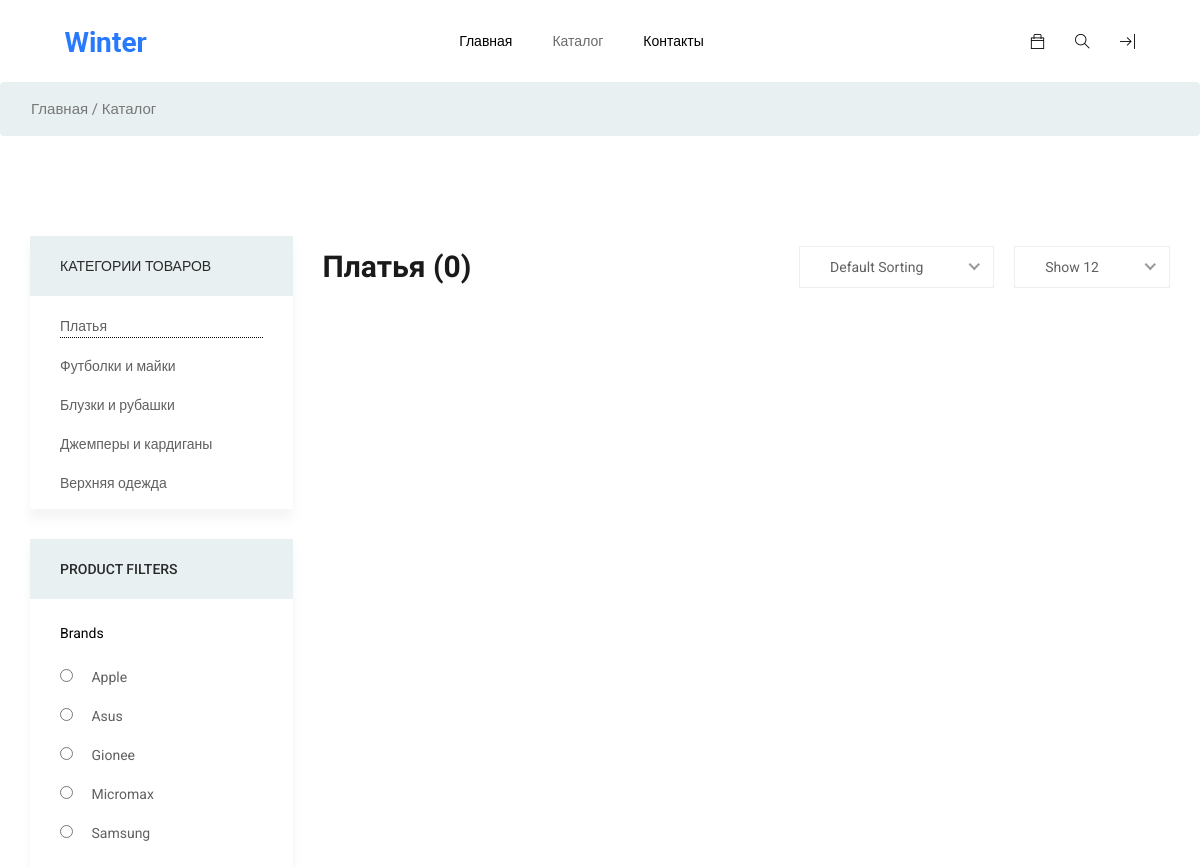
Page /shop/category/1 (upper part) on the earlier database version.
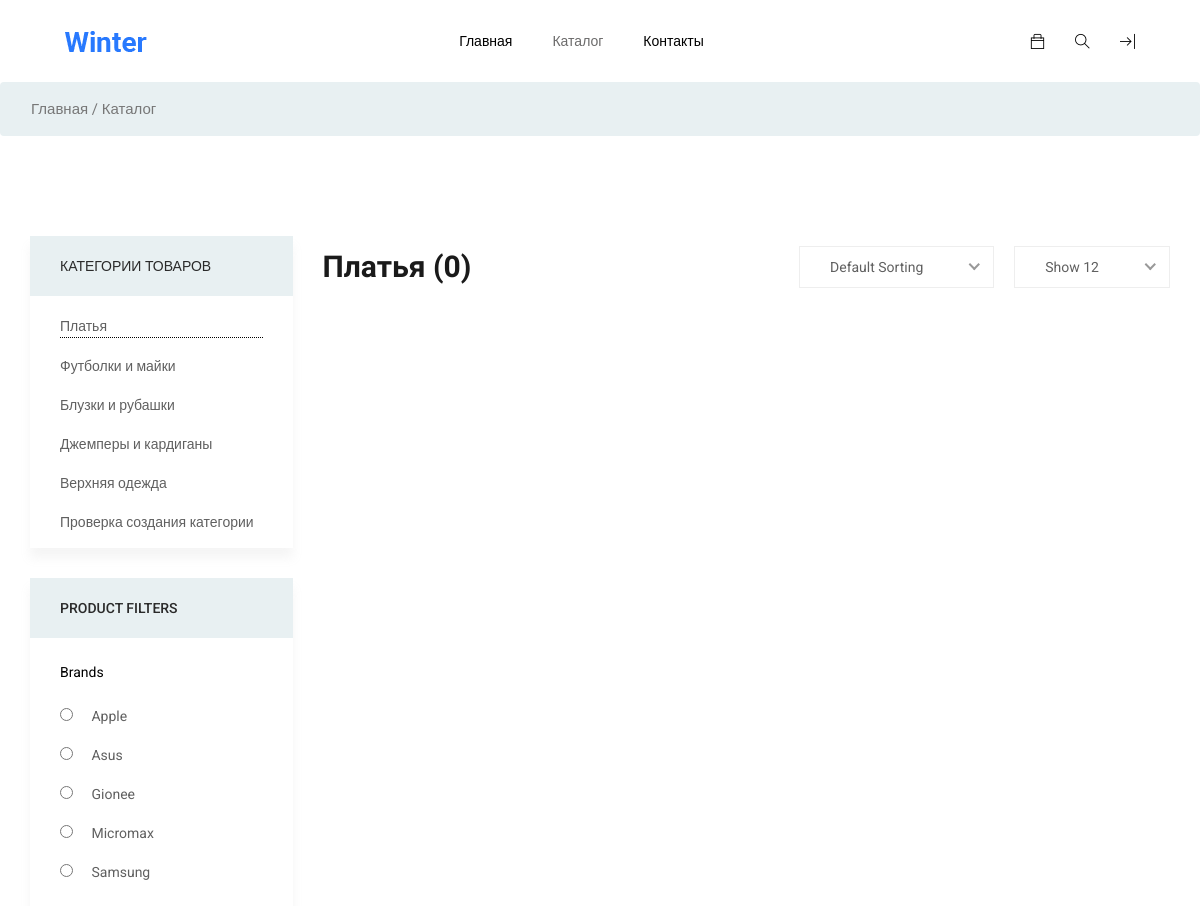
Same page on the later database version.
### shop/models.py (models this page shows, shortened)
class ProductCategories(models.Model):
    title = models.CharField('Название категории', max_length=128, unique=True)
    short_description = models.CharField('Краткое описание', max_length=255, null=True, blank=True)
    is_active = models.BooleanField('Статус', default=0)
    created_at = models.DateTimeField('Дата создания', auto_now_add=True)
    updated_at = models.DateTimeField('Дата обновления', auto_now=True)
    class Meta:
        verbose_name = "Категории"
        verbose_name_plural = "Категории"

### shop/views.py (the view)
# urls.py: path('category/<int:pk>', CategoryView.as_view(), name='category_view'),
class CategoryView(DetailClass):
    template_name = 'category.html'
    model = ProductCategories
    context_object_name = 'category'
    def get_context_data(self, **kwargs):
        context = super(CategoryView, self).get_context_data(**kwargs)
        context['list_categories'] = CatalogView().get_list_categories()
        return context

### cartapp/models.py (called while the page is built)
    @property
    def total_cart_all_products(self):
        count_products = Cart.objects.filter(cart_uuid=self.cart_uuid).aggregate(Sum('quantity'))
        if count_products['quantity__sum']:
            return count_products['quantity__sum']
        return 0

### mainpage/views.py (called while the page is built)
    def get(self, request, *args, **kwargs):
        cart_uuid = request.COOKIES.get('cart_uuid')
        if cart_uuid is None:
            cart_uuid = uuid.uuid1()
        response = super(CommonClass, self).get(request, *args, **kwargs)
        response.set_cookie('cart_uuid', value=cart_uuid, max_age=30 * 24 * 60 * 60)
        return response

    def cart(self):
        return CartCommon(self.request.COOKIES.get('cart_uuid'))

    def get_context_data(self, **kwargs):
        context = super(DetailClass, self).get_context_data(**kwargs)
        context['cart'] = self.cart()
        context['title'] = self.object.title
        return context

### shop/views.py (called while the page is built)
    @staticmethod
    def get_list_categories():
        return ProductCategories.objects.all()

### shop/templates/category.html (shortened to what the changed rows need)
{% extends 'base.html' %}
{% load static %}
{% block css %}
<link rel="stylesheet" href="{% static '/css/bootstrap.min.css' %}">
<link rel="stylesheet" href="{% static '/css/animate.css' %}">
<link rel="stylesheet" href="{% static 'css/all.css' %}">
<link rel="stylesheet" href="{% static 'css/nice-select.css' %}">
<link rel="stylesheet" href="{% static 'css/themify-icons.css' %}">
<link rel="stylesheet" href="{% static 'css/price_rangs.css' %}">
<link rel="stylesheet" href="{% static 'css/style.css' %}">
{% endblock %}
{% block body_class %}bg-white{% endblock %}
{% block content %}
<section class="cat_product_area section_padding">
    <div class="container">
        <div class="row">
            <div class="col-lg-3">
                <div class="left_sidebar_area">
                    {% include 'includes/list_categories.html' with list_categories=list_categories category=category %}
                </div>
            </div>
            <div class="col-lg-9">
                <div class="row">
                    <div class="col-lg-12">
                        <div class="product_top_bar d-flex justify-content-between align-items-center">
                            <div class="single_product_menu product_bar_item">
                                <h2>{% if category %}{{category.title}}{% else %}Товары{% endif %} ({{ list_products|length }})</h2>
                            </div>
                        </div>
                    </div>
                </div>
            </div>
        </div>
    </div>
</section>
{% endblock %}

### shop/templates/includes/list_categories.html
<aside class="left_widgets p_filter_widgets sidebar_box_shadow">
    <div class="l_w_title">
        <h3>Категории товаров</h3>
    </div>
    <div class="widgets_inner">
        <ul class="list list-categories">
            {% for model in list_categories %}
            {% if model.sub_categories %}
            <li class="sub-menu">
                <a href="{{ category.href }}" class=" d-flex justify-content-between">
                    {{ model.title }}
                    <div class="right ti-plus"></div>
                </a>
                <ul>
                    {% for model in list_categories %}
                    <li><a href="{{ category.category_view.url }}">{{ model.title }}</a></li>
                    {% endfor %}
                </ul>
            <li>
                {% else %}
            <li class="{% if model.id == category.id %}active{% endif %}"><a
                    href="{% url 'shop:category_view' model.id %}">{{ model.title }}</a></li>
            {% endif %}
            {% endfor %}
        </ul>
    </div>
</aside>

Differences in the rows shown:
added ProductCategories: title "Проверка создания категории"
